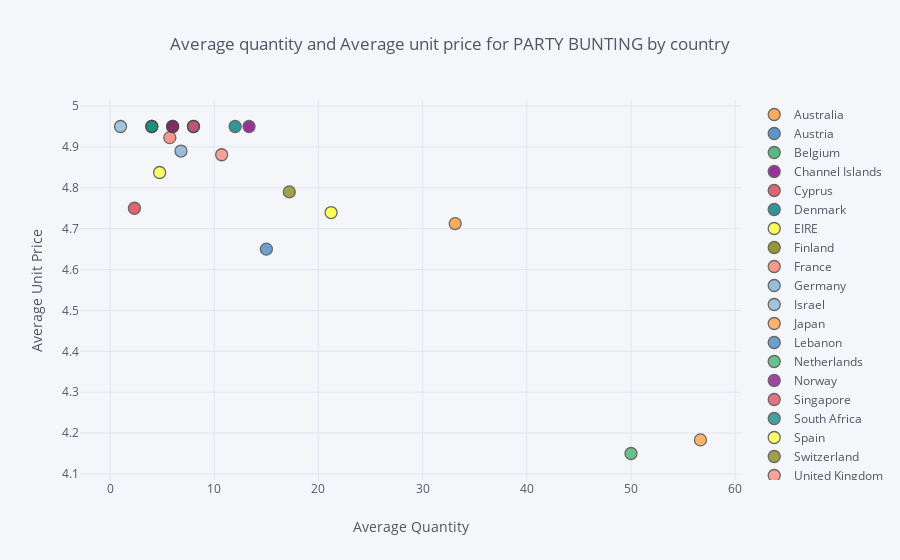

Write notebook code for a chart like this one.
### Code cell
data3.iplot(x='Quantity', y='UnitPrice', categories='Country',
           xTitle='Average Quantity', yTitle='Average Unit Price',
           title='Average quantity and Average unit price for PARTY BUNTING by country')

### Figure 1 — Plotly figure (JSON) as saved in the notebook; plotly's stock layout.template omitted (floating-point values rounded to 4 significant figures)
{"data": [{"marker": {"color": "rgba(255, 153, 51, 1.0)", "line": {"width": 1.3}, "opacity": 0.8, "size": 12, "symbol": "circle"}, "mode": "markers", "name": "Australia", "textfont": {"color": "#4D5663"}, "type": "scatter", "uid": "652296f8-64d2-47e5-aee7-a2a68ba3a3ec", "x": [33.12], "y": [4.713]}, {"marker": {"color": "rgba(55, 128, 191, 1.0)", "line": {"width": 1.3}, "opacity": 0.8, "size": 12, "symbol": "circle"}, "mode": "markers", "name": "Austria", "textfont": {"color": "#4D5663"}, "type": "scatter", "uid": "4186bc20-bd4f-49dd-9fed-790ad9877467", "x": [8], "y": [4.95]}, {"marker": {"color": "rgba(50, 171, 96, 1.0)", "line": {"width": 1.3}, "opacity": 0.8, "size": 12, "symbol": "circle"}, "mode": "markers", "name": "Belgium", "textfont": {"color": "#4D5663"}, "type": "scatter", "uid": "6a093da4-c1e7-4627-9edb-d0fa6ea25699", "x": [4], "y": [4.95]}, {"marker": {"color": "rgba(128, 0, 128, 1.0)", "line": {"width": 1.3}, "opacity": 0.8, "size": 12, "symbol": "circle"}, "mode": "markers", "name": "Channel Islands", "textfont": {"color": "#4D5663"}, "type": "scatter", "uid": "d1a2cec8-c8f6-47fe-8ff0-e1f7aadb5933", "x": [13.33], "y": [4.95]}, {"marker": {"color": "rgba(219, 64, 82, 1.0)", "line": {"width": 1.3}, "opacity": 0.8, "size": 12, "symbol": "circle"}, "mode": "markers", "name": "Cyprus", "textfont": {"color": "#4D5663"}, "type": "scatter", "uid": "453518df-f8a2-410a-a5ad-ff8a61dc5e4e", "x": [2.333], "y": [4.75]}, {"marker": {"color": "rgba(0, 128, 128, 1.0)", "line": {"width": 1.3}, "opacity": 0.8, "size": 12, "symbol": "circle"}, "mode": "markers", "name": "Denmark", "textfont": {"color": "#4D5663"}, "type": "scatter", "uid": "5ac8e759-3397-4234-80ab-2868341fe628", "x": [12], "y": [4.95]}, {"marker": {"color": "rgba(255, 255, 51, 1.0)", "line": {"width": 1.3}, "opacity": 0.8, "size": 12, "symbol": "circle"}, "mode": "markers", "name": "EIRE", "textfont": {"color": "#4D5663"}, "type": "scatter", "uid": "1b016fde-7bbf-401b-a1c7-56d6933366d2", "x": [21.21], "y": [4.739]}, {"marker": {"color": "rgba(128, 128, 0, 1.0)", "line": {"width": 1.3}, "opacity": 0.8, "size": 12, "symbol": "circle"}, "mode": "markers", "name": "Finland", "textfont": {"color": "#4D5663"}, "type": "scatter", "uid": "8b771ade-e72c-4c4a-bb8f-c015f9545265", "x": [6], "y": [4.95]}, {"marker": {"color": "rgba(251, 128, 114, 1.0)", "line": {"width": 1.3}, "opacity": 0.8, "size": 12, "symbol": "circle"}, "mode": "markers", "name": "France", "textfont": {"color": "#4D5663"}, "type": "scatter", "uid": "f9037c0c-d449-4243-9fe5-924a2fb13e2a", "x": [5.727], "y": [4.923]}, {"marker": {"color": "rgba(128, 177, 211, 1.0)", "line": {"width": 1.3}, "opacity": 0.8, "size": 12, "symbol": "circle"}, "mode": "markers", "name": "Germany", "textfont": {"color": "#4D5663"}, "type": "scatter", "uid": "fcf6df6d-14f1-41f9-a851-dd8a5fa328a3", "x": [6.8], "y": [4.89]}, {"marker": {"color": "rgba(128, 177, 211, 0.8999999999999999)", "line": {"width": 1.3}, "opacity": 0.8, "size": 12, "symbol": "circle"}, "mode": "markers", "name": "Israel", "textfont": {"color": "#4D5663"}, "type": "scatter", "uid": "9a211cb4-f9cc-4fcd-9861-000727b959e4", "x": [1], "y": [4.95]}, {"marker": {"color": "rgba(255, 153, 51, 0.8999999999999999)", "line": {"width": 1.3}, "opacity": 0.8, "size": 12, "symbol": "circle"}, "mode": "markers", "name": "Japan", "textfont": {"color": "#4D5663"}, "type": "scatter", "uid": "16d6d140-661c-49ff-bef6-c78ed47436ec", "x": [56.67], "y": [4.183]}, {"marker": {"color": "rgba(55, 128, 191, 0.8999999999999999)", "line": {"width": 1.3}, "opacity": 0.8, "size": 12, "symbol": "circle"}, "mode": "markers", "name": "Lebanon", "textfont": {"color": "#4D5663"}, "type": "scatter", "uid": "213ea2b3-f3d0-46ad-b602-497f39d18222", "x": [15], "y": [4.65]}, {"marker": {"color": "rgba(50, 171, 96, 0.8999999999999999)", "line": {"width": 1.3}, "opacity": 0.8, "size": 12, "symbol": "circle"}, "mode": "markers", "name": "Netherlands", "textfont": {"color": "#4D5663"}, "type": "scatter", "uid": "4daa6366-6ec8-47e8-855f-8f8598440398", "x": [50], "y": [4.15]}, {"marker": {"color": "rgba(128, 0, 128, 0.8999999999999999)", "line": {"width": 1.3}, "opacity": 0.8, "size": 12, "symbol": "circle"}, "mode": "markers", "name": "Norway", "textfont": {"color": "#4D5663"}, "type": "scatter", "uid": "8b994ee4-ea18-4a44-90b5-c01ca48ffe11", "x": [6], "y": [4.95]}, {"marker": {"color": "rgba(219, 64, 82, 0.8999999999999999)", "line": {"width": 1.3}, "opacity": 0.8, "size": 12, "symbol": "circle"}, "mode": "markers", "name": "Singapore", "textfont": {"color": "#4D5663"}, "type": "scatter", "uid": "85dcece3-1a3c-4ac1-80ab-5b16d1af0af8", "x": [8], "y": [4.95]}, {"marker": {"color": "rgba(0, 128, 128, 0.8999999999999999)", "line": {"width": 1.3}, "opacity": 0.8, "size": 12, "symbol": "circle"}, "mode": "markers", "name": "South Africa", "textfont": {"color": "#4D5663"}, "type": "scatter", "uid": "3ae519a0-12e6-4ce2-80dd-602ee30ea8a6", "x": [4], "y": [4.95]}, {"marker": {"color": "rgba(255, 255, 51, 0.8999999999999999)", "line": {"width": 1.3}, "opacity": 0.8, "size": 12, "symbol": "circle"}, "mode": "markers", "name": "Spain", "textfont": {"color": "#4D5663"}, "type": "scatter", "uid": "0513873e-ec34-4d0e-a1ee-913ba7f644b8", "x": [4.75], "y": [4.838]}, {"marker": {"color": "rgba(128, 128, 0, 0.8999999999999999)", "line": {"width": 1.3}, "opacity": 0.8, "size": 12, "symbol": "circle"}, "mode": "markers", "name": "Switzerland", "textfont": {"color": "#4D5663"}, "type": "scatter", "uid": "b353633e-def0-4573-ba19-8b84db8da48a", "x": [17.2], "y": [4.79]}, {"marker": {"color": "rgba(251, 128, 114, 0.8999999999999999)", "line": {"width": 1.3}, "opacity": 0.8, "size": 12, "symbol": "circle"}, "mode": "markers", "name": "United Kingdom", "textfont": {"color": "#4D5663"}, "type": "scatter", "uid": "d1f8bbc3-ddd3-4bb0-bca9-26c0b73a49e8", "x": [10.71], "y": [4.881]}], "layout": {"legend": {"bgcolor": "#F5F6F9", "font": {"color": "#4D5663"}}, "paper_bgcolor": "#F5F6F9", "plot_bgcolor": "#F5F6F9", "title": {"font": {"color": "#4D5663"}, "text": "Average quantity and Average unit price for PARTY BUNTING by country"}, "xaxis": {"gridcolor": "#E1E5ED", "showgrid": true, "tickfont": {"color": "#4D5663"}, "title": {"font": {"color": "#4D5663"}, "text": "Average Quantity"}, "zerolinecolor": "#E1E5ED"}, "yaxis": {"gridcolor": "#E1E5ED", "showgrid": true, "tickfont": {"color": "#4D5663"}, "title": {"font": {"color": "#4D5663"}, "text": "Average Unit Price"}, "zerolinecolor": "#E1E5ED"}}}
